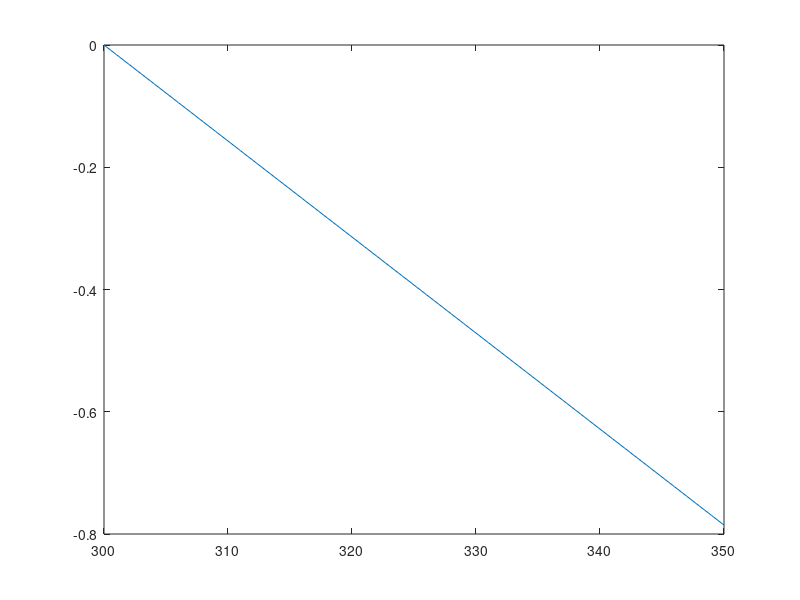

The MATLAB script that drew this image:
% Initialize 
clear all;
clc;

i = linspace(300, 350, 51)

q1 = - 45 / 180 * pi / 50 * (i-300);
% q1 = -1/2 * sin((i-400)*0.05) - 1.2;
plot(i, q1);